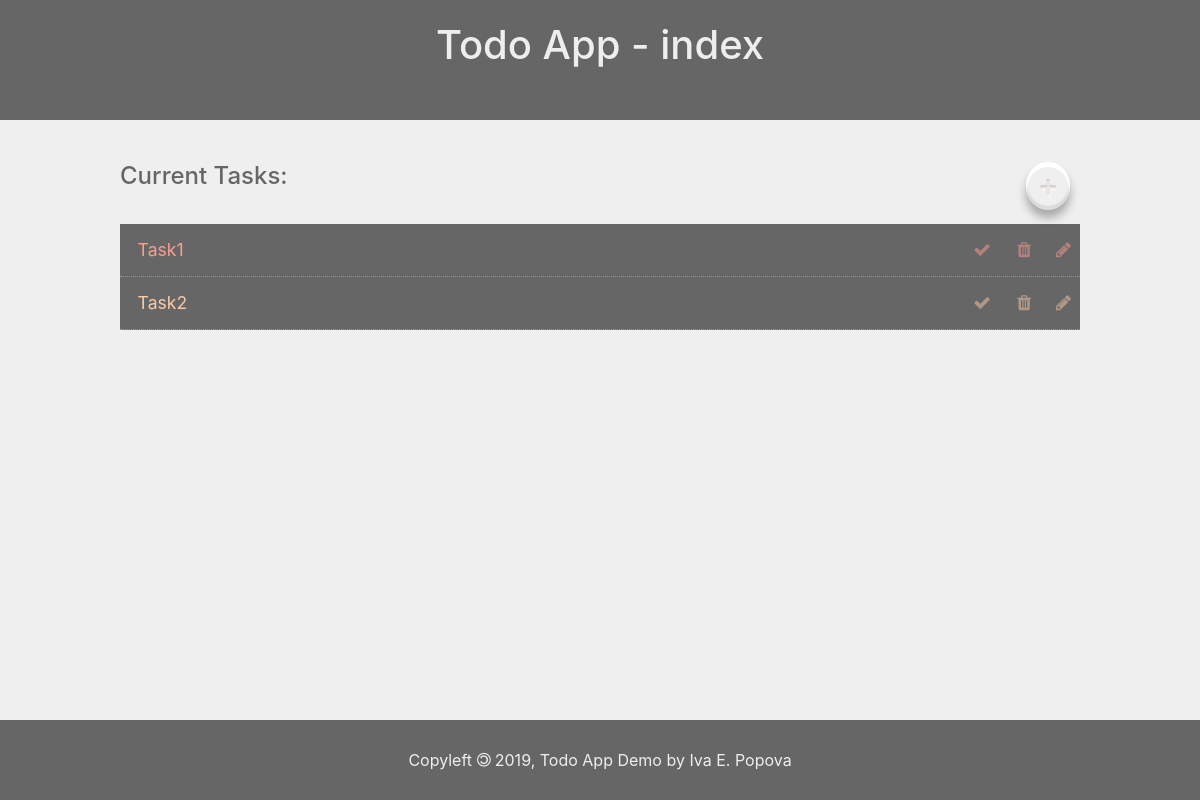
/todos/, run on an earlier commit of the app's database.
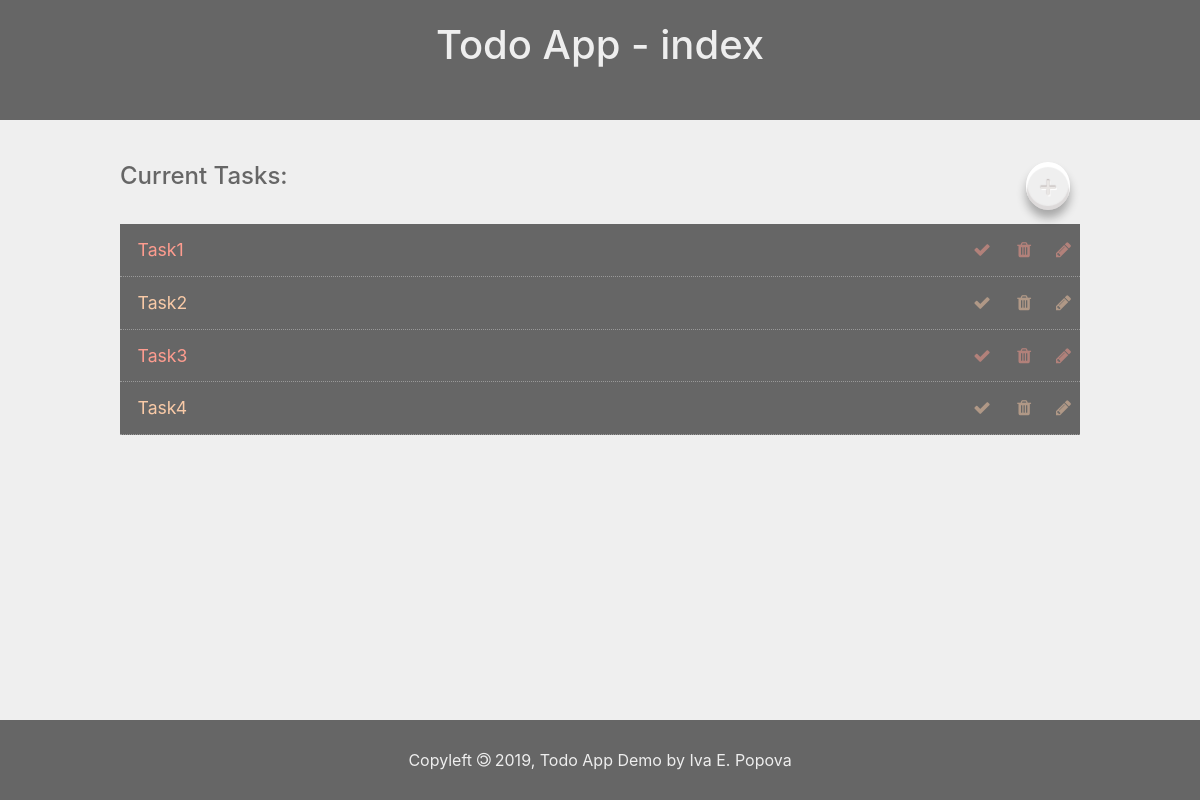
And on a later commit of the database.
### todo_app/models.py (models this page shows, shortened)
class Task(models.Model):
  id = models.AutoField(primary_key=True)
  title = models.CharField('Title', max_length=100, help_text="Task Title")
  description = models.TextField('Description', null=True, help_text="Task Description")
  due = models.DateTimeField('due', default=days_from_now_1, help_text="Task Due (default - 1 day from now)")
  created = models.DateTimeField(auto_now_add=True)
  completed = models.BooleanField(default=False)

### todo_app/views.py (the view)
# urls.py: path('', views.index, name="todo_index"),
def index(request):
    tasks = Task.objects.order_by('id')
    template_file = 'todo_app/index.html'
    context = {
        'form': CreateUpdateTaskForm,
        'tasks': tasks,
        'app_name': 'Todo App',
        'page_name': 'index'
    }
    return render(request, template_file, context)

### todo_app/templates/todo_app/index.html
{% extends "todo_app/base.html" %}
{% load static %}
{% load custom_filters %}
{% block content_head %}
  <link rel="stylesheet" type="text/css" href="{% static 'todo_app/index.css' %}">
{% endblock content_head %}
{% block content %}
  <main>
    <section class="list_todos">
      <div class="header clear">
        <h1>Current Tasks:</h1>
        <div class="buttonHolder">
          <a href="{% url 'todo_add' %}" class="button">+</a>
        </div>
      </div>
      <ul>
        {% for task in tasks %}
          <li class="clear">
            <span>
              {% if task.completed %}
                <del>{{task.title}}</del>
              {% else %}
                {{task.title}}
              {% endif %}
            </span>
            <span>
              <a href="{% url 'todo_complete' task.id%}"><i class="fa fa-check"></i></a>
              <a href="{% url 'todo_delete' task.id%}"><i class="fa fa-trash"></i></a>
              <a href="{% url 'todo_update' task.id %}"><i class="fa fa-pencil"></i></a>
            </span>
          </li>
        {% empty %}
          <li>No tasks!</li>
        {% endfor %}
      </ul>
    </section>
  </main>
{% endblock content %}

### todo_app/templates/todo_app/base.html (shortened to what this page needs)
{% load static %}
<!DOCTYPE html>
<html>
<head>
	<link rel="stylesheet" href="https://stackpath.bootstrapcdn.com/bootstrap/4.3.1/css/bootstrap.min.css">
	<link rel="stylesheet" href="https://stackpath.bootstrapcdn.com/font-awesome/4.7.0/css/font-awesome.min.css">
	<link rel="stylesheet" type="text/css" href="{% static 'todo_app/base.css' %}">
	{% block content_head %}{% endblock content_head %}
</head>
<body>
	<header>
		<h1>{{app_name}} - {{page_name}}</h1>
	</header>
	{% block content %}{% endblock content %}
	<footer>
    <p>Copyleft <i class="fa fa-copyright rotate-180"></i> 2019, Todo App Demo by Iva E. Popova</p>
  </footer>
</body>
</html>

### todo_app/static/todo_app/base.css (style rules this page uses)
html,body, header, footer, main, h1,h2,h3,p { margin:0; padding: 0; box-sizing: border-box; }
.clear:after { display: block; content: ""; clear: both; }
.rotate-180 { display: inline-block; transform: rotate(180deg); }
body { margin:0; background: #efefef; }
header, footer { vertical-align: middle; text-align: center; background: #666; color: #EEE; }
header { min-height: 15vh; border: 1px solid #666; }
header h1 { margin: .5em 0 .3em 0; }
footer { min-height: 10vh; line-height: 10vh; font-size: initial; }
main { width: 80%; min-height: 75vh; margin:0 auto; padding: 1em 0; box-sizing: border-box; color: #666; }
.clear:after { content: ""; display: block; clear: both; }

### todo_app/static/todo_app/index.css (style rules this page uses)
.list_todos>.header { padding: 0 0 .5em 0; }
.buttonHolder { float: right; margin:0 auto; font-size: 2em; width: 2em; height: 2em; }
.buttonHolder a { text-decoration: none; }
.button { position: relative; display: block; margin: .3em; text-align: center; color:#e9e6e4; text-shadow: 0px -1px 1px #bdb5b4, 1px 1px 1px white; background-image: linear-gradient(top, #f4f1ee, #fff); border-radius: 100%; box-shadow: 0px 8px 10px 0px rgba(0, 0, 0, .3), inset 0px 4px 1px 1px white, inset 0px -3px 1px 1px rgba(204,198,197,.5); transition: all .1s linear; }
.list_todos { margin: 1em 0 0 0; }
.list_todos h1 { float: left; font-size: 1.5em; line-height: 2em; vertical-align: middle; }
.list_todos ul { list-style-type: none; margin:0; padding: 0; }
.list_todos li { font-size: 1.1em; height: 3em; line-height: 3em; padding: 0 .5em 0 1em; background: #666; border-bottom: 1px dotted #999; }
.list_todos li:nth-of-type(2n+1) { color: #fe9c8f; }
.list_todos li:nth-of-type(2n) { color: #f9caa7; }
.list_todos li span { display: inline-block; height: 100%; }
.list_todos li span:nth-of-type(2) { float: right; }
.list_todos li a { display: inline-block; height: 2em; color: inherit; opacity: .5; }
.list_todos li .fa { display: inline-block; width: 2em; height: 100%; text-align: right; }

What changed in the data, as far as the page shows it:
added Task: title "Task3"
added Task: title "Task4"
